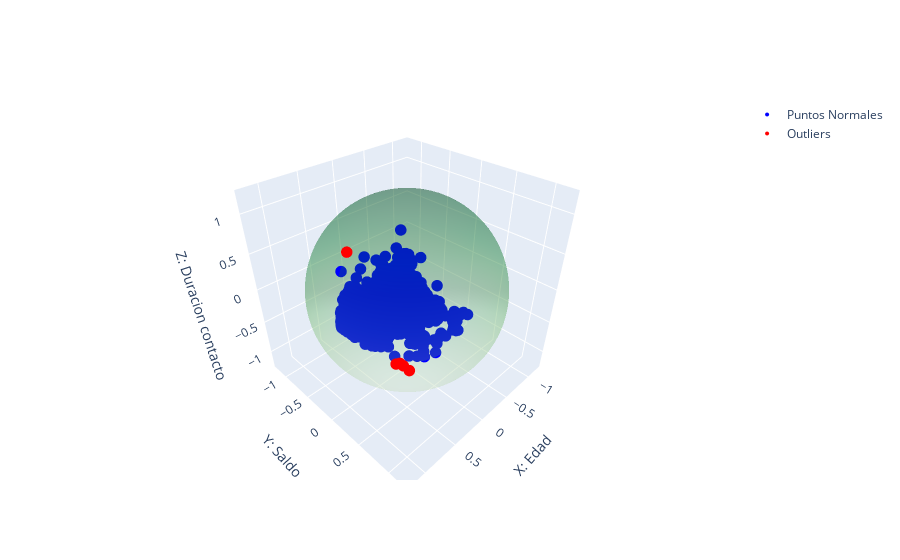

The cell this chart's notebook holds for it:
### Markdown cell above
### Visualización de outliers en figura 3D

Se utiliza las variables 'Year_Birth', 'Income' y 'MntWines'

### Code cell
import plotly.graph_objs as go
import numpy as np
import plotly.express as px
from mpl_toolkits.mplot3d import Axes3D

columnas_seleccionadas =  dataframe_scaled_minmax[['age', 'balance' , 'duration']]

# se convierten las columnas seleccionadas a numpy.ndarray
data_array = columnas_seleccionadas.to_numpy()

# Se define un umbral de distancia euclidiana para identificar outliers
umbral = 1.2

# Calcula la distancia euclidiana desde el origen para cada uno de los puntos
distancias = np.linalg.norm(data_array, axis=1)

# indentificacion de los indices de los outliers
outliers_indices = np.where(distancias > umbral)[0]

# se separa los datos en dos grupos: puntos normales y outliers
puntos_normales  = data_array[distancias <= umbral]
outliers = data_array[outliers_indices]

# Se crea la figura 3d interactiva (esfera)
fig3d = go.Figure()

# plotea los puntos de datos normales dentro de la esfera

fig3d.add_trace(go.Scatter3d(
    x = puntos_normales[:,0],
    y = puntos_normales[:,1],
    z = puntos_normales[:,2],
    mode='markers',
    marker={'color':'blue', 'size': 4},
    name='Puntos Normales'

))

# plotea los outliers fuera de la esfera
fig3d.add_trace(go.Scatter3d(
    x=outliers[:, 0],
    y=outliers[:, 1],
    z=outliers[:, 2],
    mode='markers',
    marker={'color':'red', 'size':4},
    name='Outliers'
))

# Crea una esfera que excluye los outliers
u = np.linspace(0, 2 * np.pi, 100)
v = np.linspace(0, np.pi, 100)
x = umbral * np.outer(np.cos(u), np.sin(v))
y = umbral * np.outer(np.sin(u), np.sin(v))
z = umbral * np.outer(np.ones_like(u), np.cos(v))

fig3d.add_trace(go.Surface(x=x, y=y, z=z, colorscale='greens', opacity=0.3, showscale=False, name='Esfera Umbral'))

# Se configura el diseño de la figura
fig3d.update_layout(
    scene={
        'xaxis_title':'X: Edad', #EJE X
        'yaxis_title':'Y: Saldo', #EJE Y
        'zaxis_title':'Z: Duracion contacto' #EJE Z
    },
    scene_camera={
        'center':{'x':0, 'y':0, 'z':0},
        'eye':{'x':1.25, 'y':1.25, 'z':1.25}
    }
)

# Se muestra la figura interactiva
fig3d.show()

### Figure 1 — Plotly figure (JSON) as saved in the notebook; plotly's stock layout.template omitted (floating-point values rounded to 4 significant figures; data arrays with more than 128 entries replaced by an {"elided": "..."} marker saying what was removed)
{"data": [{"marker": {"color": "blue", "size": 4}, "mode": "markers", "name": "Puntos Normales", "type": "scatter3d", "x": {"elided": "2822 float values"}, "y": {"elided": "2822 float values"}, "z": {"elided": "2822 float values"}}, {"marker": {"color": "red", "size": 4}, "mode": "markers", "name": "Outliers", "type": "scatter3d", "x": [0.85, 1, 0.95, 0.95, 0.95], "y": [0.008541, 0.8486, 0.8494, 0.8968, 0.9789], "z": [0.8868, 0.05101, 0.02605, 0.02605, 0.0199]}, {"colorscale": [[0, "rgb(247,252,245)"], [0.125, "rgb(229,245,224)"], [0.25, "rgb(199,233,192)"], [0.375, "rgb(161,217,155)"], [0.5, "rgb(116,196,118)"], [0.625, "rgb(65,171,93)"], [0.75, "rgb(35,139,69)"], [0.875, "rgb(0,109,44)"], [1, "rgb(0,68,27)"]], "name": "Esfera Umbral", "opacity": 0.3, "showscale": false, "type": "surface", "x": {"elided": "100x100 float values"}, "y": {"elided": "100x100 float values"}, "z": {"elided": "100x100 float values"}}], "layout": {"scene": {"camera": {"center": {"x": 0, "y": 0, "z": 0}, "eye": {"x": 1.25, "y": 1.25, "z": 1.25}}, "xaxis": {"title": {"text": "X: Edad"}}, "yaxis": {"title": {"text": "Y: Saldo"}}, "zaxis": {"title": {"text": "Z: Duracion contacto"}}}}}
